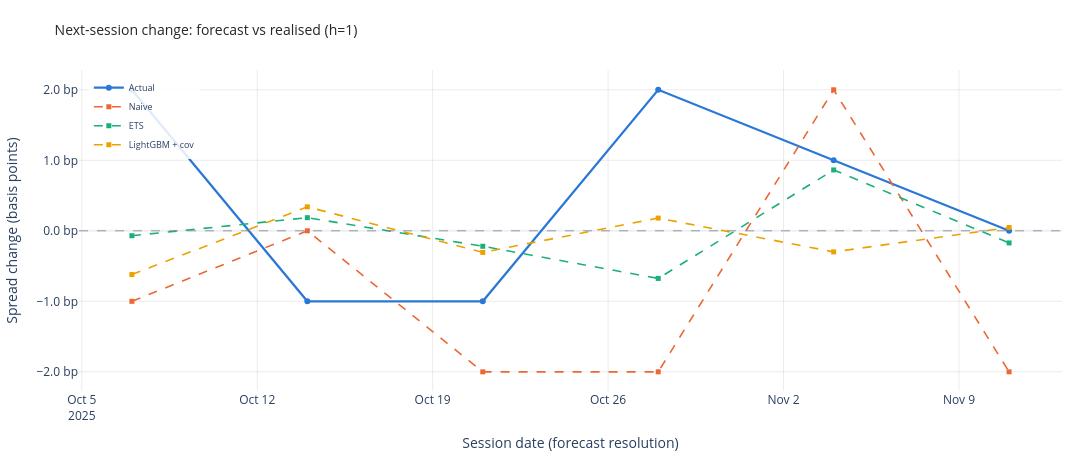

Source (notebook cell):
### Code cell
plotly_spread_change_forecast_vs_actual_multi(compare_by_run, title="Next-session change: forecast vs realised (h=1)")

### Figure 1 — Plotly figure (JSON) as saved in the notebook; plotly's stock layout.template omitted (floating-point values rounded to 4 significant figures)
{"data": [{"hovertemplate": "Actual: %{y:.2%}<extra></extra>", "line": {"color": "#2a78d6", "width": 2.2}, "marker": {"size": 6, "symbol": "circle"}, "mode": "lines+markers", "name": "Actual", "type": "scatter", "x": ["2025-10-07T00:00:00.000000", "2025-10-14T00:00:00.000000", "2025-10-21T00:00:00.000000", "2025-10-28T00:00:00.000000", "2025-11-04T00:00:00.000000", "2025-11-11T00:00:00.000000"], "y": [2.0, -1.0, -1.0, 2.0, 1.0, 0.0]}, {"hovertemplate": "Naive: %{y:+.2%}<extra></extra>", "line": {"color": "#eb6834", "dash": "dash", "width": 1.6}, "marker": {"size": 5, "symbol": "square"}, "mode": "lines+markers", "name": "Naive", "type": "scatter", "x": ["2025-10-07T00:00:00.000000", "2025-10-14T00:00:00.000000", "2025-10-21T00:00:00.000000", "2025-10-28T00:00:00.000000", "2025-11-04T00:00:00.000000", "2025-11-11T00:00:00.000000"], "y": [-1.0, 0.0, -2.0, -2.0, 2.0, -2.0]}, {"hovertemplate": "ETS: %{y:+.2%}<extra></extra>", "line": {"color": "#1baf7a", "dash": "dash", "width": 1.6}, "marker": {"size": 5, "symbol": "square"}, "mode": "lines+markers", "name": "ETS", "type": "scatter", "x": ["2025-10-07T00:00:00.000000", "2025-10-14T00:00:00.000000", "2025-10-21T00:00:00.000000", "2025-10-28T00:00:00.000000", "2025-11-04T00:00:00.000000", "2025-11-11T00:00:00.000000"], "y": [-0.0699, 0.1864, -0.2191, -0.6753, 0.8634, -0.1716]}, {"hovertemplate": "LightGBM + cov: %{y:+.2%}<extra></extra>", "line": {"color": "#eda100", "dash": "dash", "width": 1.6}, "marker": {"size": 5, "symbol": "square"}, "mode": "lines+markers", "name": "LightGBM + cov", "type": "scatter", "x": ["2025-10-07T00:00:00.000000", "2025-10-14T00:00:00.000000", "2025-10-21T00:00:00.000000", "2025-10-28T00:00:00.000000", "2025-11-04T00:00:00.000000", "2025-11-11T00:00:00.000000"], "y": [-0.6203, 0.3398, -0.3065, 0.1808, -0.2989, 0.04723]}], "layout": {"height": 460, "hovermode": "x unified", "legend": {"bgcolor": "rgba(255, 255, 255, 0.85)", "font": {"size": 9}, "x": 0.01, "xanchor": "left", "y": 0.99, "yanchor": "top"}, "margin": {"b": 50, "l": 60, "r": 30, "t": 70}, "shapes": [{"line": {"color": "rgb(128, 128, 128)", "dash": "dash", "width": 0.8}, "type": "line", "x0": 0, "x1": 1, "xref": "x domain", "y0": 0, "y1": 0, "yref": "y"}], "title": {"font": {"color": "rgb(38, 38, 38)", "size": 14}, "text": "Next-session change: forecast vs realised (h=1)"}, "width": 1100, "xaxis": {"gridcolor": "rgba(0, 0, 0, 0.08)", "showgrid": true, "showspikes": true, "spikecolor": "rgba(120, 120, 120, 0.5)", "spikemode": "across", "spikesnap": "cursor", "spikethickness": 1, "title": {"text": "Session date (forecast resolution)"}}, "yaxis": {"gridcolor": "rgba(0, 0, 0, 0.08)", "showgrid": true, "tickformat": ".1f", "ticksuffix": " bp", "title": {"text": "Spread change (basis points)"}}}}
